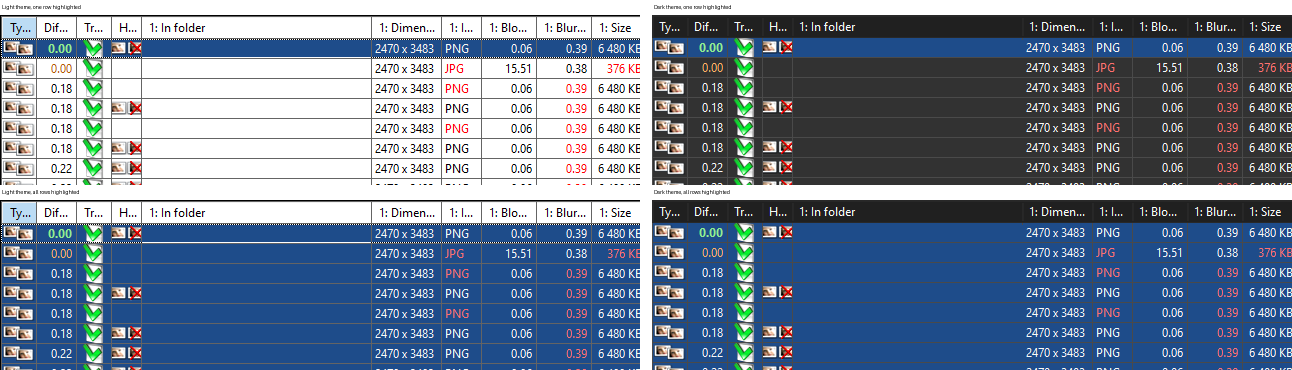
#> input picture selected-row-colours.png, 2584 x 740 px (shown at 1/2 size)
$ python float_noise.py ../../selected-row-colours.png
#> lines starting #> are read from the running program, lines starting #| are printed output that depends on the picture
### plan/tools/adsim.py
"""Bit-faithful Python re-implementation of AntiDupl's reduced-image + SSIM pipeline.

Mirrors (as of upstream commit e06d082, v2.3.13):
  src/AntiDupl/adDataCollector.cpp  TDataCollector::FillPixelData
      decode -> view labelled Bgra32 -> Simd::BgraToGray
      -> Simd::Resize (bilinear, default method) to 256x256
      -> Simd::ReduceGray2x2 down to reducedImageSize (128x128)
  src/AntiDupl/adImageComparer.cpp  TImageComparer_SSIM::IsDuplPair
      global (single-window) SSIM over the 128x128 plane, float32 arithmetic

Used to reproduce the numbers AntiDupl shows in the "Difference" column.
Decoding uses Pillow (libjpeg-turbo, ISLOW IDCT), i.e. what AntiDupl's
TurboJPEG path decodes; the GDI+ path is assumed to decode the same pixels
(the reproduced values match AntiDupl's to all displayed digits).
"""
import numpy as np
from PIL import Image

# Simd BgrToGray weights: int(w * (1 << 14) + 0.5)
B_W, G_W, R_W = 1868, 9617, 4899


def bgr_to_gray(b, g, r):
    return ((B_W * b.astype(np.int64) + G_W * g.astype(np.int64) + R_W * r.astype(np.int64) + 8192) >> 14).astype(np.uint8)


def gray_correct(rgb):
    """Correct conversion (GDI+ path, or TurboJPEG after the TJPF_BGRA fix)."""
    return bgr_to_gray(rgb[..., 2], rgb[..., 1], rgb[..., 0])


# [58 lines left out: functions gray_turbo_swapped, _estimate_index_alpha, resize_bilinear, reduce2x2, reduced, not called in this run]


def reduced_area(gray, reduced_size=128):
    """Proposed: area (box) resampling straight to reduced_size (SimdResizeMethodArea)."""
    return np.asarray(Image.fromarray(gray).resize((reduced_size, reduced_size), Image.BOX))


f32 = np.float32
C1 = f32((0.01 * 255) ** 2)
C2 = f32((0.03 * 255) ** 2)


def _stats(m):
    n = m.size
    s = int(m.astype(np.int64).sum())
    sq = int((m.astype(np.int64) ** 2).sum())
    avg = f32(f32(s) / f32(n))
    avg_sq = f32(f32(sq) / f32(n))
    var = f32(abs(f32(avg_sq - f32(avg * avg))))
    return avg, var


def antidupl_ssim_difference(m1, m2, pow_in_double=True):
    """Current TImageComparer_SSIM::IsDuplPair arithmetic.

    pow(float, int) resolves to the double overload under MSVC's <cmath>, so the
    denominator's first factor is double while the numerator is float -> identical
    planes can yield res slightly below 1 -> difference 7.63e-06 or 1.526e-05.
    Returns (difference_before_crc_epsilon, res).
    """
    n = m1.size
    a1, v1 = _stats(m1)
    a2, v2 = _stats(m2)
    corr = int((m1.astype(np.int64) * m2.astype(np.int64)).sum())
    sigma = f32(f32(f32(corr) / f32(n)) - f32(a1 * a2))
    num = f32(f32(f32(f32(2) * a1) * a2) + C1) * f32(f32(f32(2) * sigma) + C2)
    num = f32(num)
    if pow_in_double:
        den = (float(a1) ** 2 + float(a2) ** 2 + float(C1)) * float(f32(f32(v1 + v2) + C2))
        res = f32(float(num) / den)
    else:
        den = f32(f32(f32(a1 * a1) + f32(a2 * a2)) + C1) * f32(f32(v1 + v2) + C2)
        res = f32(num / f32(den))
    diff = float(f32(f32(100) - f32(res * f32(100))))
    return max(diff, 0.0), float(res)


def fixed_ssim_difference(m1, m2):
    """Proposed: exact 0 for identical planes, everything else in double precision."""
    if np.array_equal(m1, m2):
        return 0.0
    x = m1.astype(np.float64)
    y = m2.astype(np.float64)
    mx, my = x.mean(), y.mean()
    vx, vy = x.var(), y.var()
    cxy = (x * y).mean() - mx * my
    c1, c2 = (0.01 * 255) ** 2, (0.03 * 255) ** 2
    res = (2 * mx * my + c1) * (2 * cxy + c2) / ((mx * mx + my * my + c1) * (vx + vy + c2))
    return max(0.0, 100.0 * (1.0 - res))


def load_rgb(path):
#> called with path = '../../selected-row-colours.png'
    return np.asarray(Image.open(path).convert("RGB"))
#> returned value is the input picture: shape (740, 2584, 3); mean R, G, B 113.2, 129.6, 150.7


# [10 lines left out: functions starts_with_jfif, current_gray, not called in this run]

### plan/tools/float_noise.py
"""Show that the current SSIM arithmetic often gives a non-zero Difference for IDENTICAL planes.

Usage:
    python float_noise.py image1.jpg [image2.png ...]

Takes random crops of the given images, builds 128x128 planes and compares each plane
with itself. Any result > 0 is a pair that
  * is shown as "0.00" but not bold/green (ResultRowSetter requires difference == 0), and
  * is dropped when "Threshold difference" = 0 % (IsDuplPair requires difference <= 0).
Observed on the user's examples: ~31 % of self-comparisons -> 7.63e-06 or 1.526e-05.
"""
import sys
import numpy as np
from PIL import Image
from adsim import load_rgb, gray_correct, antidupl_ssim_difference, fixed_ssim_difference


def main(paths, n=3000, seed=1):
    if not paths:
        print(__doc__)
        return 1
    rng = np.random.default_rng(seed)
    grays = [gray_correct(load_rgb(p)) for p in paths]
#> in bgr_to_gray, `return ((B_W * b.astype(np.int64) + G_W * g.astype(np.int64) + R_W * r..`:
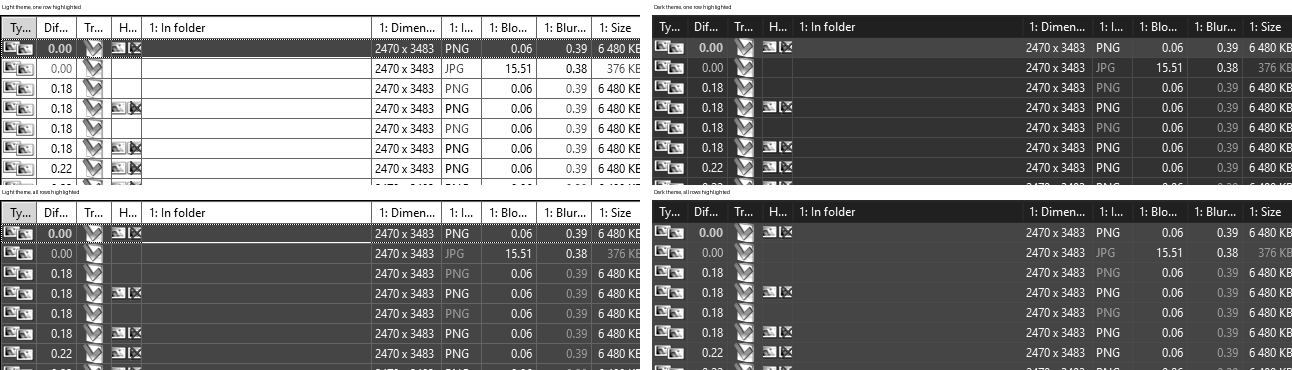
#> returned value: shape (740, 2584) (shown at 1/2 size); min 0, max 255, mean 127
#> grays = 1 item
    bad = 0
    values = set()
    for k in range(n):
        g = grays[k % len(grays)]
        H, W = g.shape
        h, w = rng.integers(64, H), rng.integers(64, W)
        y, x = rng.integers(0, H - h + 1), rng.integers(0, W - w + 1)
        p = np.asarray(Image.fromarray(g[y:y + h, x:x + w]).resize((128, 128), Image.BILINEAR))
        d, _ = antidupl_ssim_difference(p, p)
        assert fixed_ssim_difference(p, p) == 0.0
        if d > 0:
            bad += 1
            values.add(round(d, 9))
#> this loop made 3000 passes
#> (a1 in antidupl_ssim_difference, v1 in antidupl_ssim_difference, a2 in antidupl_ssim_difference) on passes 2 to 4: (83, 866.5, 83), (98.13, 2089.2, 98.13), (155.4, 7931.5, 155.4)
#> pass 1, in main, `p = np.asarray(Image.fromarray(g[y:y + h, x:x + w]).resize((128, 128),..`:
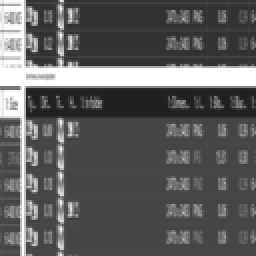
#> p: shape (128, 128) (shown 2 times larger); min 32, max 255, mean 94.6
#> pass 2, in main, `p = np.asarray(Image.fromarray(g[y:y + h, x:x + w]).resize((128, 128),..`:
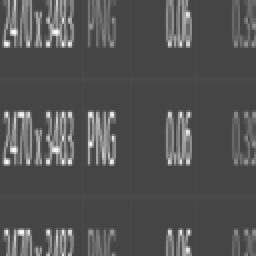
#> p: shape (128, 128) (shown 2 times larger); min 69, max 248, mean 83
#> pass 3, in main, `p = np.asarray(Image.fromarray(g[y:y + h, x:x + w]).resize((128, 128),..`:
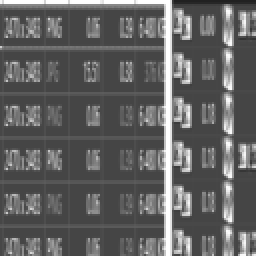
#> p: shape (128, 128) (shown 2 times larger); min 33, max 255, mean 98.1
#> after the loop:
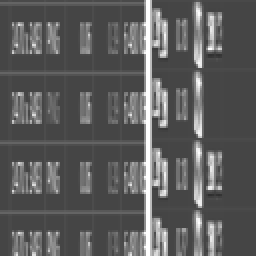
#> p: shape (128, 128) (shown 2 times larger); min 47, max 255, mean 92.5
    print(f"{bad} of {n} self-comparisons ({100 * bad / n:.1f} %) give Difference > 0 with the current code")
#| 563 of 3000 self-comparisons (18.8 %) give Difference > 0 with the current code
    print(f"distinct non-zero values: {sorted(values)}")
#| distinct non-zero values: [7.629e-06, 1.5259e-05]
    print("fixed_ssim_difference(): 0 for all of them")
    return 0


if __name__ == "__main__":
    sys.exit(main(sys.argv[1:]))
#> (the program exits here)
